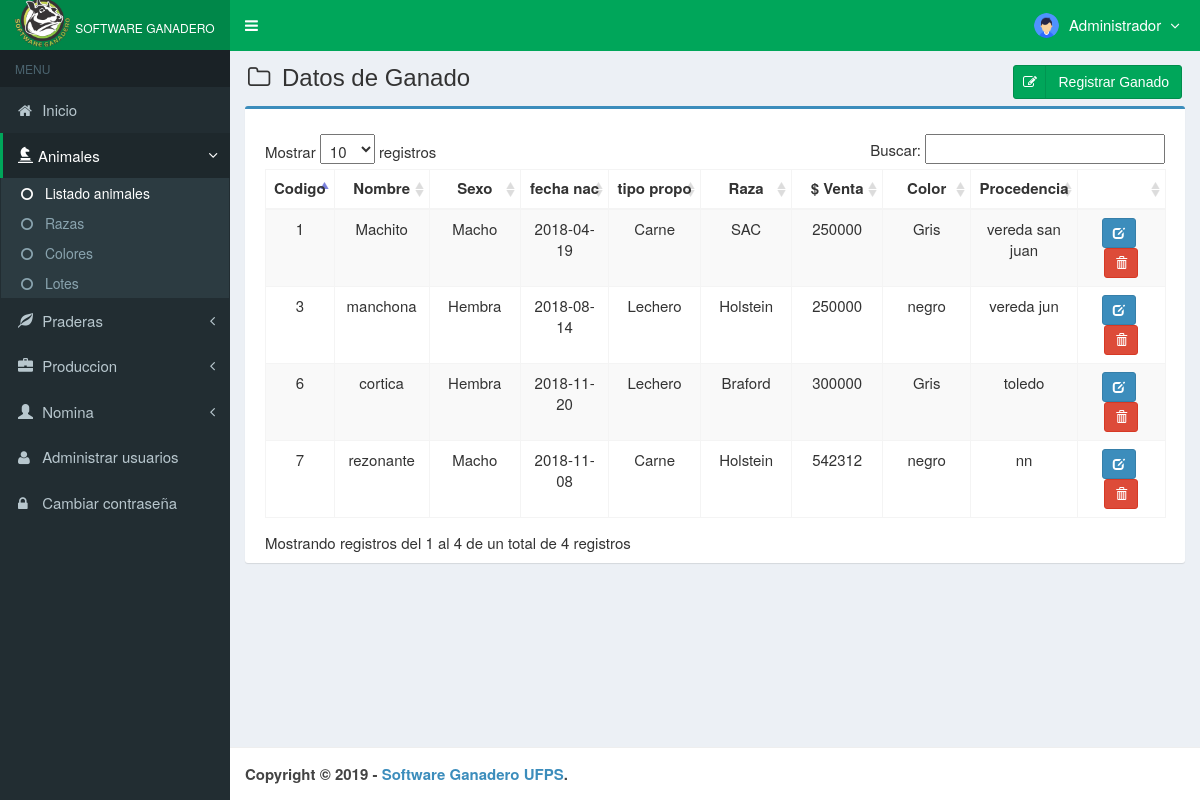
/main.php?module=animales (signed in), run on the app's committed database.
### tables this page shows
CREATE TABLE `usuarios` (
  `id_user` int(3) NOT NULL,
  `username` varchar(50) NOT NULL,
  `name_user` varchar(50) NOT NULL,
  `password` varchar(50) NOT NULL,
  `email` varchar(50) DEFAULT NULL,
  `telefono` varchar(13) DEFAULT NULL,
  `foto` varchar(100) DEFAULT NULL,
  `permisos_acceso` enum('Super Admin','Gerente','Almacen') NOT NULL,
  `status` enum('activo','bloqueado') NOT NULL DEFAULT 'activo',
  `created_at` date NOT NULL,
  `updated_at` timestamp NOT NULL DEFAULT CURRENT_TIMESTAMP ON UPDATE CURRENT_TIMESTAMP
);

CREATE TABLE `animal` (
  `id` int(11) NOT NULL,
  `nombre` varchar(40) NOT NULL,
  `sexo` varchar(11) NOT NULL,
  `estado` varchar(11) NOT NULL,
  `propietario` int(11) NOT NULL,
  `registro` varchar(40) NOT NULL,
  `fecha_nac` date NOT NULL,
  `fecha_dest` date NOT NULL,
  `peso_nac` float NOT NULL,
  `peso_dest` float NOT NULL,
  `raza` int(11) NOT NULL,
  `color` int(11) NOT NULL,
  `marca_oreja` varchar(40) NOT NULL,
  `marca_hierro` varchar(20) NOT NULL,
  `tipo_propo` varchar(30) NOT NULL,
  `procedencia` varchar(50) NOT NULL,
  `precio_venta` int(11) NOT NULL
);

CREATE TABLE `raza` (
  `id` int(11) NOT NULL,
  `raza` varchar(60) NOT NULL,
  `descripcion` varchar(100) NOT NULL
);

CREATE TABLE `color` (
  `id` int(11) NOT NULL,
  `color` varchar(40) NOT NULL
);

### modules/animales/view.php (the view, shortened to what this page needs)
<section class="content-header">
  <h1>
    <i class="fa fa-folder-o icon-title"></i> Datos de Ganado
    <a class="btn btn-success btn-social pull-right" href="?module=form_animales&form=add" title="agregar" data-toggle="tooltip">
      <i class="fa fa-edit fa-fw"></i> Registrar Ganado
    </a>
  </h1>
</section>
<section class="content">
  <div class="row">
    <div class="col-md-12">
      <div class="box box-primary">
        <div class="box-body">
          <table id="dataTables1" class="table table-bordered table-striped table-hover">
            <thead>
              <tr>
                <th width='20' class="center">Codigo</th>
                <th width='80'class="center">Nombre</th>
                <th width='80'class="center">Sexo</th>
                <th width='80'class="center">fecha nac</th>
                <th width='80'class="center">tipo propo</th>
                <th width='80'class="center">Raza</th>
                <th width='80'class="center">$ Venta</th>
                <th width='80'class="center">Color</th>
                <th width='80'class="center">Procedencia</th>
                <th></th>
              </tr>
            </thead>
            <tbody>
            <?php
            $query = mysqli_query($mysqli, "SELECT (a.id)as id,(a.nombre)as nombre,(a.sexo)as sexo,(a.estado)as estado,
                                            (a.propietario)as propietario,(a.registro)as registro,(a.fecha_nac)as fecha_nac,
                                            (a.fecha_dest)as fecha_dest,(a.peso_nac)as peso_nac,(a.peso_dest)as peso_dest,
                                            (r.raza)as raza,(c.color)as color,(a.marca_oreja)as marca_oreja,
                                            (a.marca_hierro)as marca_hierro,(a.tipo_propo)as tipo_propo,
                                            (a.procedencia)as procedencia,(a.precio_venta)as precio_venta
                                            FROM animal a INNER JOIN raza r ON a.raza=r.id
                                            INNER JOIN color c ON a.color=c.id
                                            WHERE a.raza=r.id AND a.color=c.id
                                            ORDER BY id DESC")
                                            or die('error: '.mysqli_error($mysqli));
            while ($data = mysqli_fetch_assoc($query)) {
              echo "<tr>
                      <td width='20' class='center'>$data[id]</td>
                      <td width='80' class='center'>$data[nombre]</td>
                      <td width='80' class='center'>$data[sexo]</td>
                      <td width='80' class='center'>$data[fecha_nac]</td>
                      <td width='80' class='center'>$data[tipo_propo]</td>
                      <td width='80' class='center'>$data[raza]</td>
                      <td width='80' class='center'>$data[precio_venta]</td>
                      <td width='80' class='center'>$data[color]</td>
                      <td width='80' class='center'>$data[procedencia]</td>
                      <td width='80' class='center'>
                        <div>
                          <a data-toggle='tooltip' data-placement='top' title='modificar' style='margin-right:5px' class='btn btn-primary btn-sm' href='?module=form_animales&form=edit&id=$data[id]'>
                          <i style='color:#fff' class='glyphicon glyphicon-edit'></i>
                          </a>";
            ?>
                          <a data-toggle="tooltip" data-placement="top" title="Eliminar" class="btn btn-danger btn-sm" href="modules/animales/proses.php?act=delete&id=<?php echo $data['id'];?>" onclick="return confirm('estas seguro de eliminar el animal <?php echo $data['nombre']; ?> ?');">
                              <i style="color:#fff" class="glyphicon glyphicon-trash"></i>
                          </a>
            <?php
            echo " </div>
            </td>
            </tr>";
            }
            ?>
            </tbody>
          </table>
        </div>
      </div>
    </div>
  </div>
</section><!-- /.content

### top-menu.php (shortened to what this page needs)
<?php
require_once "config/database.php";
$query = mysqli_query($mysqli, "SELECT id_user, name_user, foto, permisos_acceso FROM usuarios WHERE id_user='$_SESSION[id_user]'")
                                or die('error: '.mysqli_error($mysqli));
$data = mysqli_fetch_assoc($query);
?>
<li class="dropdown user user-menu">
  <a href="#" class="dropdown-toggle" data-toggle="dropdown">
  <?php
  if ($data['foto']=="") { ?>
    <img src="images/user/usuario.png" class="user-image" alt="User Image"/>
  <?php
  }
  else { ?>
    <img src="images/user/<?php echo $data['foto']; ?>" class="user-image" alt="User Image"/>
  <?php
  }
  ?>
    <span class="hidden-xs"><?php echo $data['name_user']; ?> <i style="margin-left:5px" class="fa fa-angle-down"></i></span>
  </a>
</li>

### assets/css/skins/_all-skins.css (style rules this page uses)
.skin-green .main-header .navbar .nav > li > a { color: #ffffff; }
.skin-green .content-header { background: transparent; }

### assets/css/style.css (style rules this page uses)
.btn-social *:first-child { border-right: 1px solid rgba(0, 0, 0, 0.1); bottom: 0; font-size: 1em !important; left: 0; line-height: 32px !important; position: absolute; text-align: center; top: 0; width: 32px !important; }
.content-header { padding: 15px 18px 0; position: relative; }
.center { text-align:center; }
.icon-title { margin-right: 5px; }
body { background-color: #fff; color: #333; font-size: 15px; line-height: 1.42857; }

### data on the page
usuarios: foto (picture), name_user "Administrador"
animal: id "7", nombre "rezonante", sexo "Macho", fecha_nac "2018-11-08", tipo_propo "Carne", raza.raza "Holstein", precio_venta "542312", color.color "negro", procedencia "nn"
animal: id "6", nombre "cortica", sexo "Hembra", fecha_nac "2018-11-20", tipo_propo "Lechero", raza.raza "Braford", precio_venta "300000", color.color "Gris", procedencia "toledo"
animal: id "3", nombre "manchona", sexo "Hembra", fecha_nac "2018-08-14", tipo_propo "Lechero", raza.raza "Holstein", precio_venta "250000", color.color "negro", procedencia "vereda jun"
animal: id "1", nombre "Machito", sexo "Macho", fecha_nac "2018-04-19", tipo_propo "Carne", raza.raza "SAC", precio_venta "250000", color.color "Gris", procedencia "vereda san juan"
